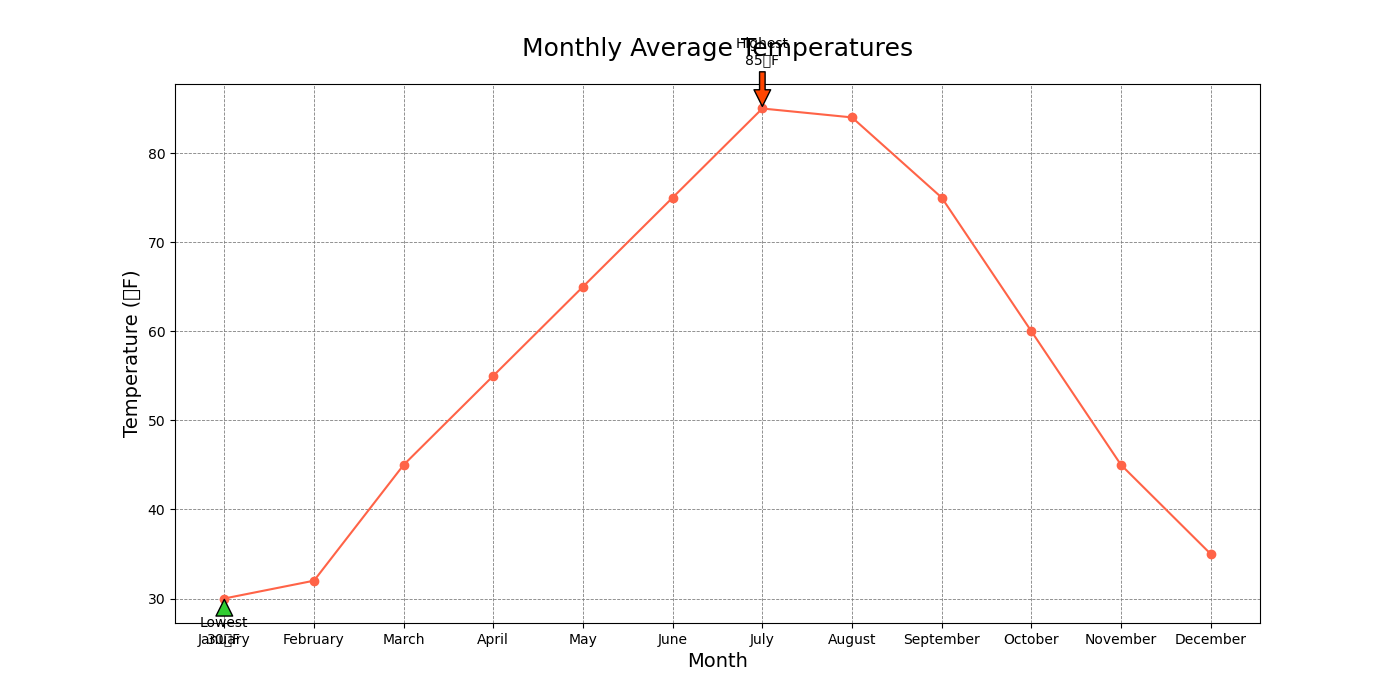

Reproduce this figure in Python.

import matplotlib.pyplot as plt

# Data points
months = ["January", "February", "March", "April", "May", "June",
          "July", "August", "September", "October", "November", "December"]
temperatures = [30, 32, 45, 55, 65, 75, 85, 84, 75, 60, 45, 35]

# Creating the line chart
plt.figure(figsize=(14, 7))

plt.plot(months, temperatures, color="#FF6347", marker='o')  # Using a specific color code

# Annotating the highest and lowest temperatures
plt.annotate('Highest\n85°F', xy=("July", 85), xytext=("July", 90),
             arrowprops=dict(facecolor='#FF4500', shrink=0.05), ha='center')
plt.annotate('Lowest\n30°F', xy=("January", 30), xytext=("January", 25),
             arrowprops=dict(facecolor='#32CD32', shrink=0.05), ha='center')

# Title and labels
plt.title("Monthly Average Temperatures", fontsize=18, pad=20)
plt.xlabel("Month", fontsize=14)
plt.ylabel("Temperature (°F)", fontsize=14)

# Customizing the grid
plt.grid(True, which='major', linestyle='--', linewidth=0.6, color='grey')

# Show the plot
plt.show()
